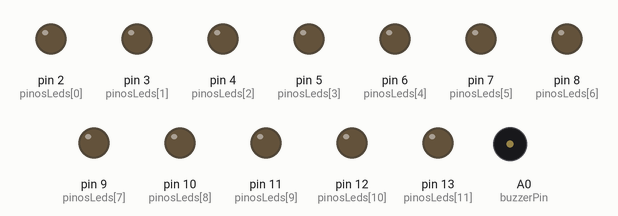
The sketch below on a simulated Arduino Uno, built with avr-gcc and run on an emulated ATmega328P. On the bench: output pins drawn as LEDs (lit = HIGH), buzzer (waves = sounding, pin HIGH).

Above: at 1.0 s.
Timing chart, 0 to 2.5 s (numbered marks = the images above):
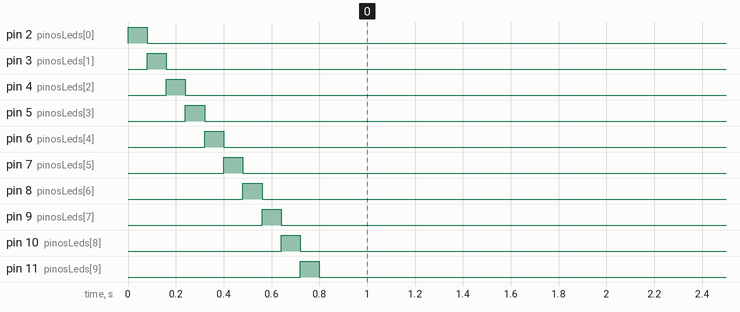

The sketch:

firmware_leds.ino
```cpp
/*
 * TennisSync - Painel Fisico de Feedback Articular (IoT)
 * Microcontrolador: Arduino Uno
 *
 * Os 12 LEDs do "corpo" sao comandados pelo backend Python (pose_estimation.py)
 * via Serial 9600 bps, 1 byte por comando. Nenhuma logica biomecanica roda aqui.
 *
 * Protocolo (identico ao MAPA_LEDS do backend):
 *   'A'..'L' -> acende o LED da articulacao correspondente (+ bip curto)
 *   'R'      -> apaga todos os LEDs
 *
 * Mapeamento de pinos (lateralidade conforme MAPA_LEDS: dir/esq do atleta):
 *   Pino 2  'A' Ombro direito        Pino 8  'G' Quadril direito
 *   Pino 3  'B' Ombro esquerdo       Pino 9  'H' Quadril esquerdo
 *   Pino 4  'C' Cotovelo direito     Pino 10 'I' Joelho direito
 *   Pino 5  'D' Cotovelo esquerdo    Pino 11 'J' Joelho esquerdo
 *   Pino 6  'E' Punho direito        Pino 12 'K' Tornozelo direito
 *   Pino 7  'F' Punho esquerdo       Pino 13 'L' Tornozelo esquerdo
 *   Pino A0: Buzzer (opcional)
 *
 * Observacao: o firmware nao envia respostas pela Serial. O backend nunca le a
 * porta (timeout=0), entao ecoar texto poderia acumular dados nao lidos.
 * Para depurar no Monitor Serial, defina DEBUG_SERIAL como 1.
 *
 * Simulacao Wokwi: https://wokwi.com/projects/477109468016580609
 */

#define DEBUG_SERIAL 0     // 1 = imprime eventos no Monitor Serial
#define USAR_BUZZER  1     // 0 = desativa o bip
#define TESTE_BOOT   1     // 1 = pisca cada LED em sequencia ao ligar

const uint8_t pinosLeds[] = {2, 3, 4, 5, 6, 7, 8, 9, 10, 11, 12, 13};
const uint8_t totalLeds = sizeof(pinosLeds) / sizeof(pinosLeds[0]);
const uint8_t buzzerPin = A0;

#if DEBUG_SERIAL
const char* nomesArticulacoes[] = {
  "Ombro direito", "Ombro esquerdo",
  "Cotovelo direito", "Cotovelo esquerdo",
  "Punho direito", "Punho esquerdo",
  "Quadril direito", "Quadril esquerdo",
  "Joelho direito", "Joelho esquerdo",
  "Tornozelo direito", "Tornozelo esquerdo"
};
#endif

void apagarLeds() {
  for (uint8_t i = 0; i < totalLeds; i++) {
    digitalWrite(pinosLeds[i], LOW);
  }
}

void testeInicial() {
  for (uint8_t i = 0; i < totalLeds; i++) {
    digitalWrite(pinosLeds[i], HIGH);
    delay(80);
    digitalWrite(pinosLeds[i], LOW);
  }
}

void setup() {
  Serial.begin(9600);
  for (uint8_t i = 0; i < totalLeds; i++) {
    pinMode(pinosLeds[i], OUTPUT);
    digitalWrite(pinosLeds[i], LOW);
  }
#if USAR_BUZZER
  pinMode(buzzerPin, OUTPUT);
#endif
#if TESTE_BOOT
  testeInicial();
#endif
#if DEBUG_SERIAL
  Serial.println(F("TennisSync firmware pronto"));
#endif
}

void loop() {
  while (Serial.available() > 0) {
    char comando = Serial.read();

    if (comando == 'R') {
      apagarLeds();
#if DEBUG_SERIAL
      Serial.println(F("LEDs apagados"));
#endif
    } else if (comando >= 'A' && comando <= 'L') {
      uint8_t indice = comando - 'A';
      // So bipa na transicao apagado -> aceso (backend reenvia o byte por frame)
      bool jaAceso = digitalRead(pinosLeds[indice]) == HIGH;
      digitalWrite(pinosLeds[indice], HIGH);
#if USAR_BUZZER
      if (!jaAceso) tone(buzzerPin, 1000, 150);
#endif
#if DEBUG_SERIAL
      Serial.print(F("Erro em: "));
      Serial.println(nomesArticulacoes[indice]);
#endif
    }
    // Demais bytes (ex.: \r, \n) sao ignorados.
  }
}
```
